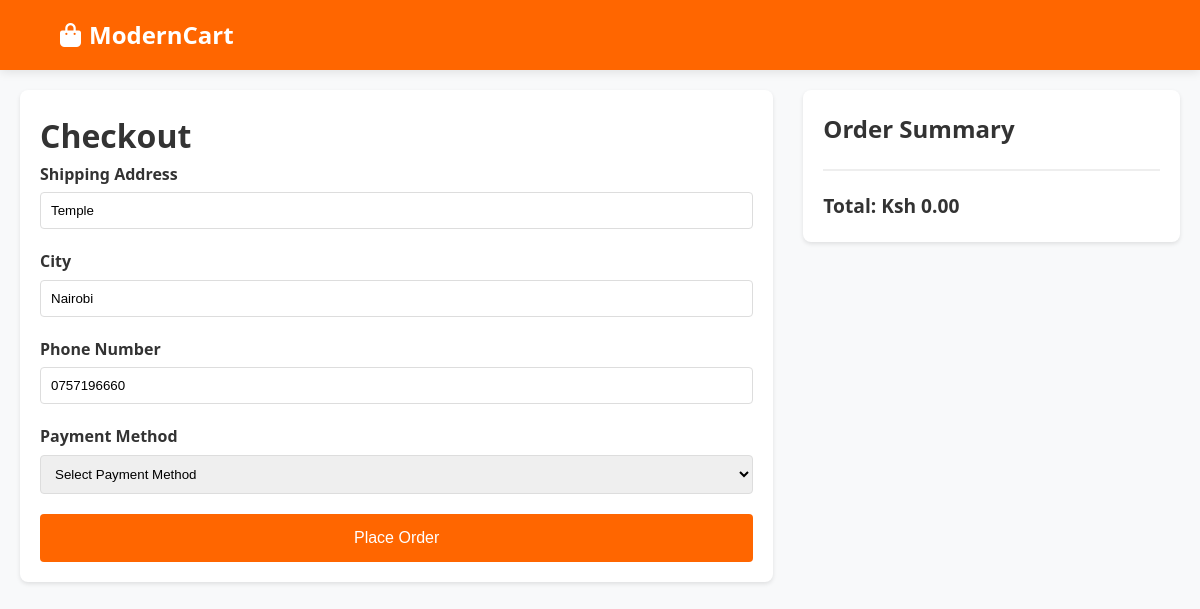
Page /user/checkout.php (signed in) on the committed database.
### tables this page shows
CREATE TABLE `customers` (
  `customer_id` int(11) NOT NULL,
  `first_name` varchar(100) NOT NULL,
  `last_name` varchar(100) NOT NULL,
  `email` varchar(255) NOT NULL,
  `password` varchar(255) NOT NULL,
  `phone` varchar(20) DEFAULT NULL,
  `address_line1` varchar(255) DEFAULT NULL,
  `address_line2` varchar(255) DEFAULT NULL,
  `city` varchar(100) NOT NULL,
  `state` varchar(100) NOT NULL,
  `postal_code` varchar(20) NOT NULL,
  `country` varchar(100) NOT NULL,
  `created_at` timestamp NOT NULL DEFAULT current_timestamp(),
  `reset_token` varchar(255) DEFAULT NULL,
  `reset_token_expiry` datetime DEFAULT NULL
);

### user/checkout.php (the view, shortened to what this page needs)
<?php
require 'include/db_connection.php';
try {
    $conn = new mysqli($servername, $username, $password, $dbname);
    $customerId = $_SESSION['customers']['id'];
    $stmt = $conn->prepare("SELECT * FROM customers WHERE customer_id = ?");
    $stmt->bind_param("i", $customerId);
    $stmt->execute();
    $customer = $stmt->get_result()->fetch_assoc();
    $totalPrice = 0.00;
} catch (Exception $e) {
    error_log("Checkout error: " . $e->getMessage());
    header("Location: error.php");
    exit();
}
?>
<!DOCTYPE html>
<html lang="en">
<head>
    <link rel="stylesheet" href="https://cdnjs.cloudflare.com/ajax/libs/font-awesome/6.0.0-beta3/css/all.min.css">
    <link rel="stylesheet" href="assets/css/index.css">
    <link rel="stylesheet" href="assets/css/checkout.css">
</head>
<body>
<header class="header">
    <div class="header-content">
        <a href="/" class="logo">
            <i class="fas fa-shopping-bag"></i>
            ModernCart
        </a>
    </div>
</header>
<main class="checkout-container">
    <div class="checkout-form">
        <h1>Checkout</h1>
        <form method="POST" action="">
            <div class="form-group">
                <label for="shipping_address">Shipping Address</label>
                <input type="text" id="shipping_address" name="shipping_address"
                       value="<?php echo isset($_POST['shipping_address']) ? htmlspecialchars($_POST['shipping_address']) : htmlspecialchars($customer['address_line1']); ?>" required>
            </div>
            <div class="form-group">
                <label for="city">City</label>
                <input type="text" id="city" name="city"
                       value="<?php echo isset($_POST['city']) ? htmlspecialchars($_POST['city']) : htmlspecialchars($customer['city']); ?>" required>
            </div>
            <div class="form-group">
                <label for="phone">Phone Number</label>
                <input type="tel" id="phone" name="phone"
                       value="<?php echo isset($_POST['phone']) ? htmlspecialchars($_POST['phone']) : htmlspecialchars($customer['phone']); ?>" required>
            </div>
            <div class="form-group">
                <label for="payment_method">Payment Method</label>
                <select id="payment_method" name="payment_method" required>
                    <option value="">Select Payment Method</option>
                </select>
            </div>
            <button type="submit" class="checkout-btn">Place Order</button>
        </form>
    </div>
    <div class="order-summary">
        <h2>Order Summary</h2>
        <div class="total-price">
            Total: Ksh <?php echo number_format($totalPrice, 2); ?>
        </div>
    </div>
</main>
</body>
</html>

### user/assets/css/index.css (style rules this page uses)
:root { --primary-color: #ff6600; --secondary-color: #2c3e50; --background-color: #f8f9fa; --text-color: #333; --card-shadow: 0 8px 15px rgba(0, 0, 0, 0.1); --transition-speed: 0.3s; }
* { margin: 0; padding: 0; box-sizing: border-box; }
body { font-family: 'Segoe UI', system-ui, -apple-system, sans-serif; background-color: var(--background-color); color: var(--text-color); line-height: 1.6; }
.header { background-color: var(--primary-color); padding: 1rem 5%; position: sticky; top: 0; z-index: 1000; box-shadow: 0 2px 10px rgba(0, 0, 0, 0.1); }
.header-content { max-width: 1400px; margin: 0 auto; display: grid; grid-template-columns: auto 1fr auto; gap: 2rem; align-items: center; }
.logo { color: white; text-decoration: none; font-size: 1.5rem; font-weight: bold; display: flex; align-items: center; gap: 0.5rem; }

### user/assets/css/checkout.css (style rules this page uses)
.checkout-container { max-width: 1200px; margin: 0 auto; padding: 20px; display: grid; grid-template-columns: 2fr 1fr; gap: 30px; }
.checkout-form { background: #fff; padding: 20px; border-radius: 8px; box-shadow: 0 2px 4px rgba(0,0,0,0.1); }
.order-summary { background: #fff; padding: 20px; border-radius: 8px; box-shadow: 0 2px 4px rgba(0,0,0,0.1); height: fit-content; }
.form-group { margin-bottom: 20px; }
.form-group label { display: block; margin-bottom: 5px; font-weight: bold; }
.form-group input, .form-group select { width: 100%; padding: 10px; border: 1px solid #ddd; border-radius: 4px; }
.checkout-btn { background: #ff6600; color: white; padding: 15px 30px; border: none; border-radius: 4px; cursor: pointer; width: 100%; font-size: 16px; }
.total-price { font-size: 1.2em; font-weight: bold; margin-top: 20px; padding-top: 20px; border-top: 2px solid #eee; }

### rows in the picture
customers: shipping_address "Temple", city "Nairobi", phone "0757196660"

### other values in the picture
$totalPrice "0.00"
